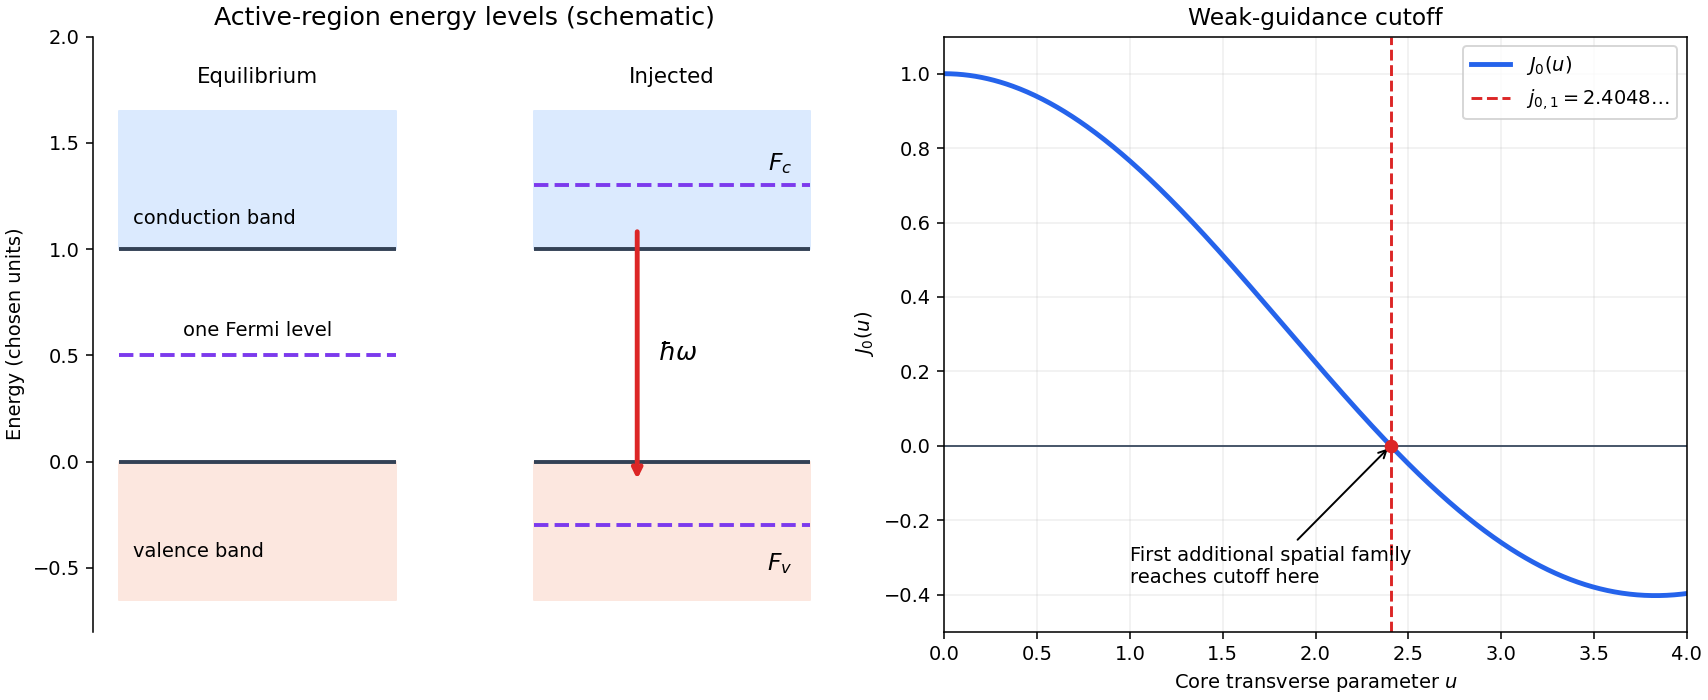

This figure's Python source:
"""Original exam-solution diagrams; Python 3.14, NumPy 2.3.5, Matplotlib 3.10.7."""
from pathlib import Path
import numpy as np
import matplotlib
matplotlib.use('Agg')
import matplotlib.pyplot as plt

fig, axes = plt.subplots(1, 2, figsize=(12.2, 5.0), layout='constrained', facecolor='white')
a = axes[0]
a.set_title('Active-region energy levels (schematic)', fontsize=13)
for left, right, label in [(0, 1.6, 'Equilibrium'), (2.4, 4, 'Injected')]:
    a.fill_between([left, right], 1, 1.65, color='#dbeafe')
    a.fill_between([left, right], -.65, 0, color='#fce7df')
    a.hlines([0, 1], left, right, color='#334155', lw=2)
    a.text((left+right)/2, 1.78, label, ha='center', fontsize=11)
a.hlines(.5, 0, 1.6, color='#7c3aed', ls='--', lw=2)
a.text(.8, .59, 'one Fermi level', ha='center', fontsize=10)
a.hlines([-.3, 1.3], 2.4, 4, color='#7c3aed', ls='--', lw=2)
a.text(3.9, 1.37, r'$F_c$', ha='right', fontsize=12)
a.text(3.9, -.51, r'$F_v$', ha='right', fontsize=12)
a.annotate('', xy=(3, -.1), xytext=(3, 1.1), arrowprops=dict(arrowstyle='->', lw=2.5, color='#dc2626'))
a.text(3.12, .48, r'$\hbar\omega$', fontsize=13)
a.text(.08, 1.12, 'conduction band', fontsize=10)
a.text(.08, -.45, 'valence band', fontsize=10)
a.set(xlim=(-.15, 4.15), ylim=(-.8, 2), ylabel='Energy (chosen units)', xticks=[])
a.spines[['top', 'right', 'bottom']].set_visible(False)
b=axes[1]
u=np.linspace(0,4,600)
j=np.ones_like(u); term=np.ones_like(u)
for m in range(1,40):
    term *= -(u/2)**2/m**2
    j += term
b.plot(u,j,lw=2.5,color='#2563eb',label=r'$J_0(u)$')
b.axhline(0,color='#475569',lw=1)
b.axvline(2.4048255577,color='#dc2626',ls='--',label=r'$j_{0,1}=2.4048\ldots$')
b.scatter([2.4048255577],[0],color='#dc2626',zorder=4)
b.annotate('First additional spatial family\nreaches cutoff here',xy=(2.4048,0),xytext=(1.0,-.37),arrowprops=dict(arrowstyle='->'),fontsize=10)
b.set(title='Weak-guidance cutoff',xlabel=r'Core transverse parameter $u$',ylabel=r'$J_0(u)$',xlim=(0,4),ylim=(-.5,1.1))
b.grid(alpha=.2);b.legend(loc='upper right',fontsize=10)
fig.savefig(Path.cwd()/Path(__file__).with_suffix('.png').name,dpi=140,facecolor='white')
